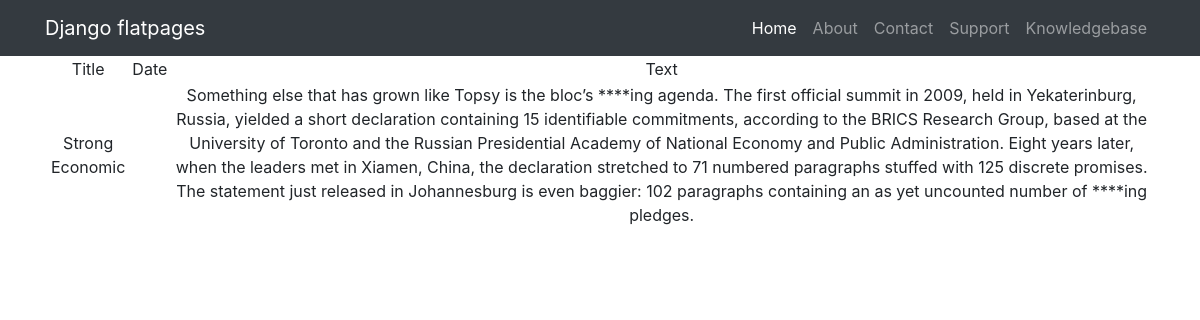
The page /news/2 on the database its author committed.
### simpleapp/models.py (models this page shows)
class New(models.Model):
    name = models.CharField(
        max_length=50,
        unique=True, # названия товаров не должны повторяться
    )
    text = models.TextField()
    category = models.ForeignKey(
        to='Category',
        on_delete=models.CASCADE,
        related_name='news', # все продукты в категории будут доступны через поле products
    )
    rate = models.FloatField(
        validators=[MinValueValidator(0.0)],
    )
    def __str__(self):
        return f'{self.name.title()}: {self.text[:20]}'

### simpleapp/views.py (the view)
# urls.py: path('<int:pk>', NewsDetail.as_view()),
class NewsDetail(DetailView):
    model = New # модель всё та же, но мы хотим получать детали конкретно отдельного товара
    template_name = 'new.html' # название шаблона будет product.html
    context_object_name = 'new' # название объекта

### simpleapp/templatetags/custom_filters.py (called while the page is built)
@register.filter(name='Censor')
def Censor(value, arg):
    prof_words = ['anal', 'anus', 'ballsack', 'blowjob', 'blow job', 'boner', 'clitoris', 'cock', 'cunt', 'dick', 'dildo', 'dyke', 'fag', 'fuck', 'jizz', 'labia', 'muff', 'nigger', 'nigga', 'penis', 'piss', 'pussy', 'scrotum', 'sex', 'shit', 'slut', 'smegma', 'spunk', 'twat', 'vagina', 'wank', 'whore']
    censored = []
    for i in prof_words:
        if i in value:
            censored = value.replace(i, len(i)*arg)
            value= censored
    return value

### templates/new.html (shortened to what this page needs)
{% extends 'flatpages/default.html' %} {% load custom_filters %}
{% block content %}
<table>
    <tr>
        <td>
            Title
        </td>
        <td>
            Date
        </td>
        <td>
            Text
        </td>
    </tr>
    <tr>
        <td>
            {{ new.name|Censor:'*'}}
        </td>
        <td>
        </td>
        <td>
            {{ new.text|Censor:'*' }}
        </td>
    </tr>
</table>
{% endblock content %}

### rows shown on the page
New: name|Censor "Strong Economic", text|Censor "Something else that has grown like Topsy is the bloc’s ****ing agenda. The first official summit in 2009, held in Yekaterinburg, Russia, yielded a short declaration containing 15 identifiable commitments, according to the BRICS Research Group, based at the University of Toronto and the Russian Presidential Academy of National Economy and Public Administration. Eight years later, when the leaders met in Xiamen, China, the declaration stretched to 71 numbered paragraphs stuffed with 125 discrete promises. The statement just released in Johannesburg is even baggier: 102 paragraphs containing an as yet uncounted number of ****ing pledges."
